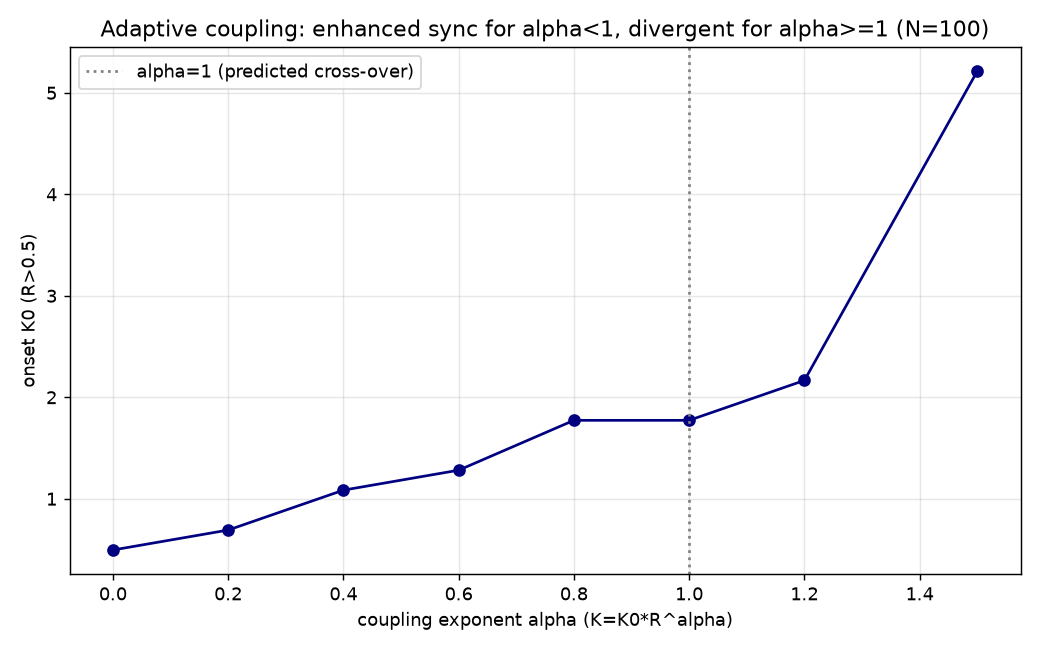

Write Python code to recreate this figure.
# DEFINITIVE invariant: onset K0 vs coupling exponent alpha, PROPER-RESTART.
# Hypothesis: onset K0 DECREASES as alpha rises 0->1 (adaptive enhances),
# then ABRUPTLY diverges for alpha>=1 (suppression, cf. Agora Treaty 005).
import os, json, math
import numpy as np
import matplotlib
matplotlib.use('Agg')
import matplotlib.pyplot as plt

def make_uniform(N, rng):
    return rng.uniform(0, 2*math.pi, N)
def R0_of(th):
    return np.abs(np.mean(np.exp(1j*th)))
def batch(N, K0, alpha, nseed, dt=0.02, nsteps=400, seed=0):
    rng = np.random.RandomState(seed)
    th = np.array([make_uniform(N, rng) for _ in range(nseed)])
    for _ in range(nsteps):
        z = np.mean(np.exp(1j*th), axis=1)
        R = np.abs(z); psi = np.angle(z)
        sin = np.sin(psi[:,None]-th)
        K = K0*(R**alpha)[:,None]
        th = th + dt*((K/N)*(N*R[:,None]*sin))
    return np.abs(np.mean(np.exp(1j*th), axis=1)).mean()

N = 100
alphas = [0.0, 0.2, 0.4, 0.6, 0.8, 1.0, 1.2, 1.5]
Kgrid = np.linspace(0.2, 6.0, 60)
NSEED = 8
res = []
for a in alphas:
    rngN = np.random.RandomState(11)
    Rmat = np.zeros((NSEED, len(Kgrid)))
    for k, K0 in enumerate(Kgrid):
        Rmat[:, k] = batch(N, K0, a, NSEED, seed=rngN.randint(10**9))
    Rm = Rmat.mean(0)
    idx = np.where(Rm > 0.5)[0]
    onset = float(Kgrid[idx[0]]) if len(idx) else float('nan')
    res.append({'alpha': a, 'onset': onset})
    print('alpha=%.1f  onset_K0=%.2f' % (a, onset))

here = os.path.dirname(os.path.abspath(__file__))
json.dump({'N': N, 'alphas': alphas, 'Kgrid': Kgrid.tolist(), 'res': res},
          open(os.path.join(here, 'ecosystem_kuramoto10_result.json'), 'w'), indent=2)

fig, ax = plt.subplots(figsize=(8,5))
xs = [r['alpha'] for r in res]; ys = [r['onset'] for r in res]
ax.plot(xs, ys, 'o-', color='navy')
ax.axvline(1.0, ls=':', color='gray', label='alpha=1 (predicted cross-over)')
ax.set_xlabel('coupling exponent alpha (K=K0*R^alpha)')
ax.set_ylabel('onset K0 (R>0.5)')
ax.set_title('Adaptive coupling: enhanced sync for alpha<1, divergent for alpha>=1 (N=%d)'%N)
ax.legend(); ax.grid(alpha=0.3); fig.tight_layout()
f = os.path.join(here, 'ecosystem_kuramoto10_alpha_sweep.png')
fig.savefig(f, dpi=130); print('saved', f)
